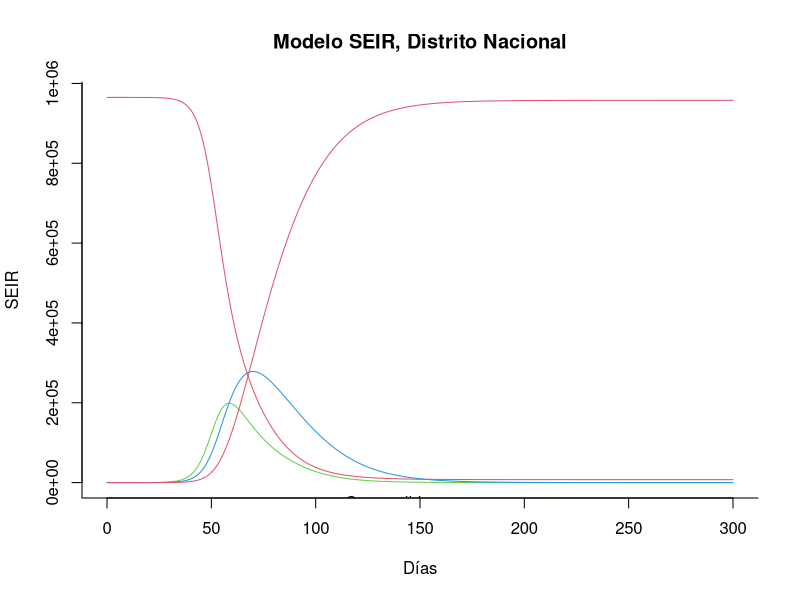
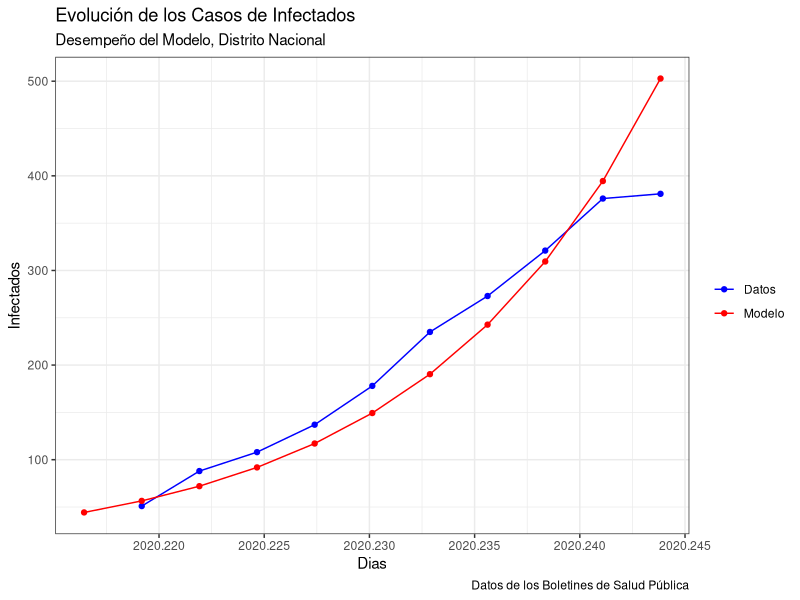
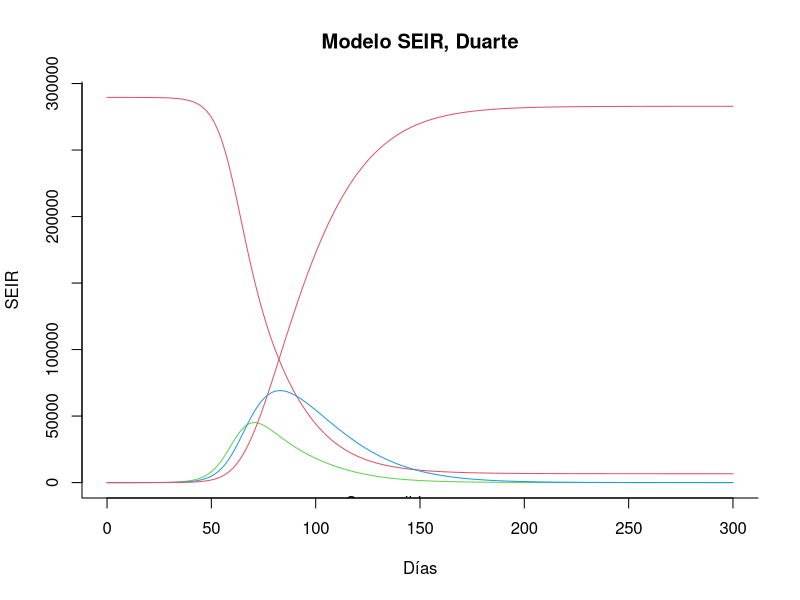
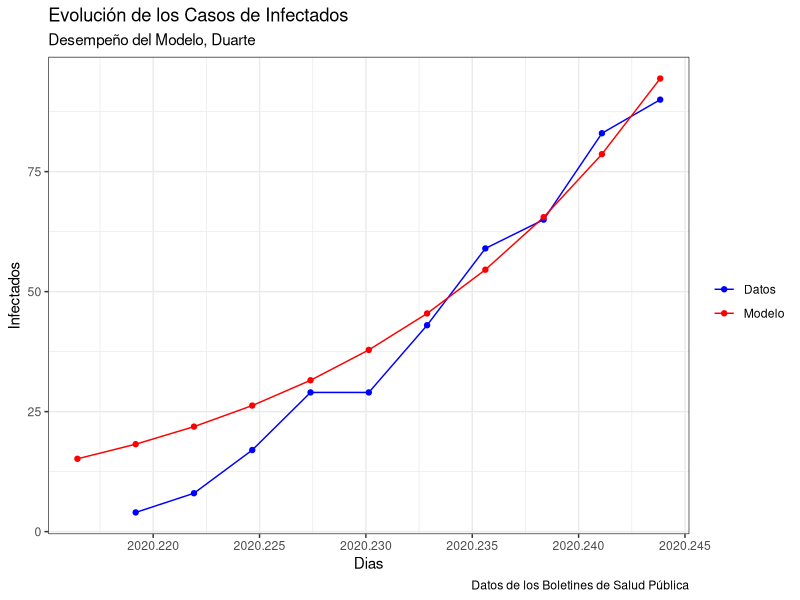
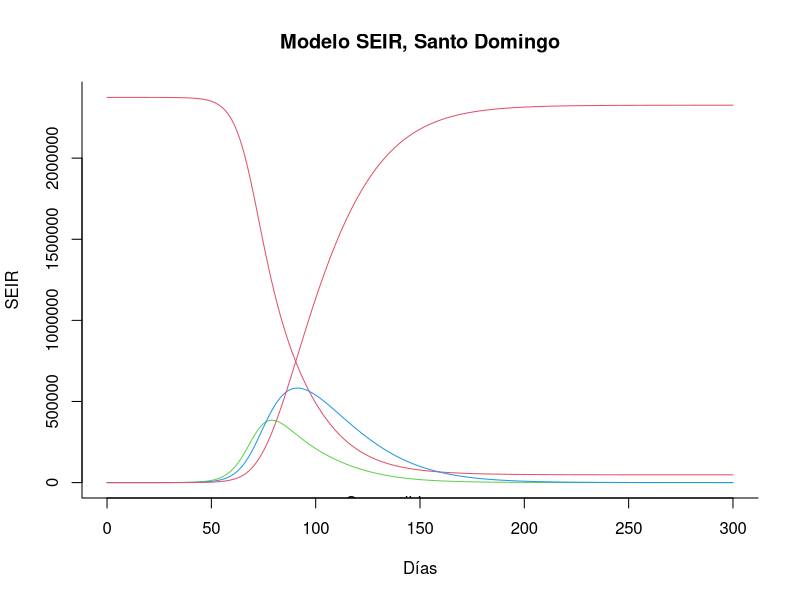
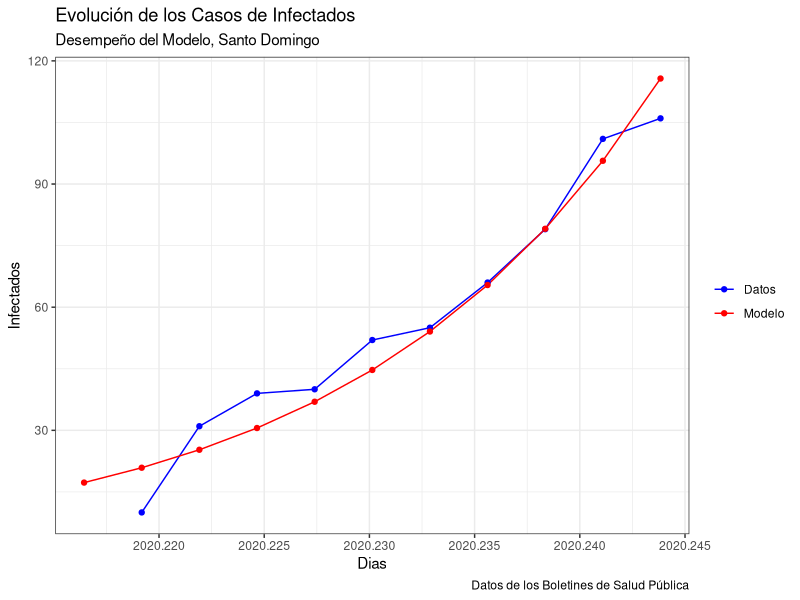
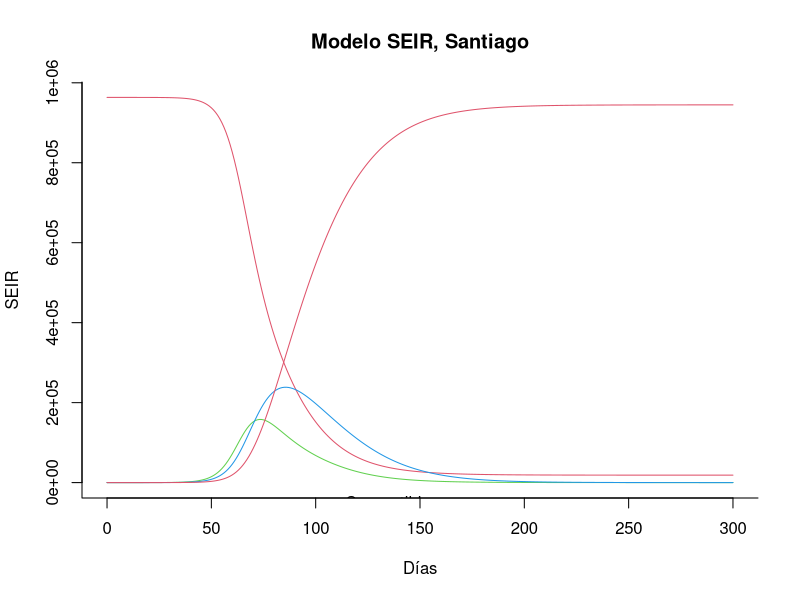
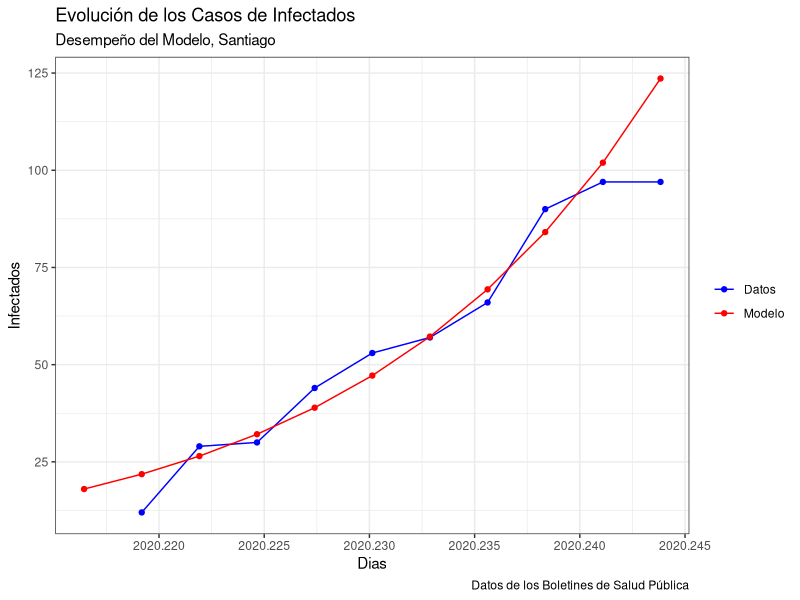

R code for these plots, in order:

########## Codigo: Modelo SEIR COVID19: Republica Dominicana, con Analisis de Politicas de Movibildad######
#########  Francisco A. Ramírez / Vicente Peña Peralta
#########  Universidad Autónoma de Santo Domingo
rm(list=ls())
#Librerias a utilizar
library(deSolve)
library(ggplot2)
library(tseries)
library(forecast)
library(readxl)

d    <- ts(read_excel("data_para_politicas.xlsx"),freq =365, start = c(2020,62))


#Modelo SEIR

modelo_seir = function (valores_iniciales, valores_estado, parametros)
{
  # creamos las variables de estados
  S_DN = valores_estado [1]        # susceptibles
  S_DU = valores_estado [2]
  S_SD = valores_estado [3]
  S_ST = valores_estado [4]
  S_RE = valores_estado [5]
  
  E_DN = valores_estado [6]
  E_DU = valores_estado [7]
  E_SD = valores_estado [8]
  E_ST = valores_estado [9]
  E_RE = valores_estado [10]
  
  I_DN = valores_estado [11]
  I_DU = valores_estado [12]
  I_SD = valores_estado [13]
  I_ST = valores_estado [14]
  I_RE = valores_estado [15]
  
  R_DN = valores_estado [16]        # recuperados
  R_DU = valores_estado [17]        # recuperados
  R_SD = valores_estado [18]        # recuperados
  R_ST = valores_estado [19]        # recuperados
  R_RE = valores_estado [20]        # recuperados
  
  S    = valores_estado [21]
  E    = valores_estado [22]
  I    = valores_estado [23]
  R    = valores_estado [24]
  
  with ( 
    as.list (parametros), 
    {
      b_dn = b0_dn*(1-a0_dn)*(1-0.05*I_DN)^k0_dn
      b_sd = b0_sd*(1-a0_sd)*(1-0.05*I_SD)^k0_sd
      b_du = b0_du*(1-a0_du)*(1-0.05*I_DU)^k0_du
      b_st = b0_st*(1-a0_st)*(1-0.05*I_ST)^k0_st
      b_re = b0_re*(1-a0_re)*(1-0.05*I_RE)^k0_re
      
      # derivadas parciales
      dS_DN = (-b_dn * S_DN * I_DN)
      dS_DU = (-b_du * S_DU * I_DU)
      dS_SD = (-b_sd * S_SD * I_SD)
      dS_ST = (-b_st * S_ST * I_ST)
      dS_RE = (-b_re * S_RE * I_RE)
      
      dE_DN = (b_dn * S_DN * I_DN) - (delta * E_DN)
      dE_DU = (b_du * S_DU * I_DU) - (delta * E_DU)
      dE_SD = (b_sd * S_SD * I_SD) - (delta * E_SD)
      dE_ST = (b_st * S_ST * I_ST) - (delta * E_ST)
      dE_RE = (b_re * S_RE * I_RE) - (delta * E_RE)
      
      dI_DN = (delta * E_DN) - (gamma * I_DN)
      dI_DU = (delta * E_DU) - (gamma * I_DU)
      dI_SD = (delta * E_SD) - (gamma * I_SD)
      dI_ST = (delta * E_ST) - (gamma * I_ST)
      dI_RE = (delta * E_RE) - (gamma * I_RE)
      
      dR_DN = (gamma * I_DN)
      dR_DU = (gamma * I_DU)
      dR_SD = (gamma * I_SD)
      dR_ST = (gamma * I_ST)
      dR_RE = (gamma * I_RE)
      
      dS = dS_DN + dS_DU + dS_SD + dS_ST + dS_RE
      dE = dE_DN + dE_DU + dE_SD + dE_ST + dE_RE
      dI = dI_DN + dI_DU + dI_SD + dI_ST + dI_RE
      dR = dR_DN + dR_DU + dR_SD + dR_ST + dR_RE
      
      # resultados 
      results = c (dS_DN, dS_DU, dS_SD, dS_ST, dS_RE,
                   dE_DN, dE_DU, dE_SD, dE_ST, dE_RE, 
                   dI_DN, dI_DU, dI_SD, dI_ST, dI_RE, 
                   dR_DN, dR_DU, dR_SD, dR_ST, dR_RE,
                   dS, dE, dI, dR)
      list (results)
    }
  )
}



#Parametros Calibrados Generales
period_laten <- 14            # periodo latente
period_incu  <- 7              # periodo incubacion del virus 
gamma_value  <- 1 / period_laten
delta_value  <- 1 / period_incu
tiempo_disc <- seq (0, 300, by=1)

a0_dn  <- 0
a0_du  <- 0
a0_sd  <- 0
a0_st  <- 0
a0_re  <- 0

b0_dn  <- 0.85 
b0_du  <- 0.58
b0_sd  <- 0.61
b0_st  <- 0.62
b0_re  <- 0.72
  
k0_dn  <- 100
k0_du  <- 100
k0_sd  <- 100
k0_st  <- 100
k0_re  <- 100

p <- c(a0_dn = a0_dn, a0_du = a0_du, a0_sd = a0_sd, a0_st = a0_st, a0_re = a0_re,
       b0_dn = b0_dn, b0_du = b0_du, b0_sd = b0_sd, b0_st = b0_st, b0_re = b0_re,
       k0_dn = k0_dn, k0_du = k0_du, k0_sd = k0_sd, k0_st = k0_st, k0_re = k0_re,
       gamma = gamma_value, delta = delta_value)
#Suceptibles
W_DN <- 965040
W_DU <- 289574
W_SD <- 2374370
W_ST <- 963422
W_RE <- 4852875
W    <- W_DN + W_DU + W_SD + W_ST + W_RE
#Expuestps
X_DN <- 0
X_DU <- 0
X_SD <- 0
X_ST <- 0
X_RE <- 0
X    <- X_DN + X_DU + X_SD + X_ST + X_RE 
#Infectados
Y_DN <- 1
Y_DU <- 1
Y_SD <- 1
Y_ST <- 1
Y_RE <- 1
Y    <- Y_DN + Y_DU + Y_SD + Y_ST + Y_RE
#Recuperados
Z_DN <- 0
Z_DU <- 0
Z_SD <- 0
Z_ST <- 0
Z_RE <- 0
Z   <- Z_DN + Z_DU + Z_SD + Z_ST +Z_RE
#Poblaciones
N_DN <- W_DN + X_DN + Y_DN + Z_DN
N_DU <- W_DU + X_DU + Y_DU + Z_DU
N_SD <- W_SD + X_SD + Y_SD + Z_SD
N_ST <- W_ST + X_ST + Y_ST + Z_ST
N_RE <- W_RE + X_RE + Y_RE + Z_RE 
N <- N_DN + N_DU + N_SD + N_ST + N_RE

valor_ini <- c(S_DN = W_DN/N_DN, S_DU = W_DU/N_DU, S_SD = W_SD/N_SD, S_ST = W_ST/N_ST, S_RE = W_RE/N_RE,
               E_DN = X_DN/N_DN, E_DU = X_DU/N_DU, E_SD = X_SD/N_SD, E_ST = X_ST/N_ST, E_RE = X_RE/N_RE,
               I_DN = Y_DN/N_DN, I_DU = Y_DU/N_DU, I_SD = Y_SD/N_SD, I_ST = Y_ST/N_ST, I_RE = Y_RE/N_RE,
               R_DN = Z_DN/N_DN, R_DU = Z_DU/N_DU, R_SD = Z_SD/N_SD, R_ST = Z_ST/N_ST, R_RE = Z_RE/N_RE, 
               S = W/N, E = X/N, I = Y/N, R = Z/N)

#valor_ini <- c(S_DN = W_DN/N, S_DU = W_DU/N, S_SD = W_SD/N, S_ST = W_ST/N, S_RE = W_RE/N,
#               E_DN = X_DN/N, E_DU = X_DU/N, E_SD = X_SD/N, E_ST = X_ST/N, E_RE = X_RE/N,
#               I_DN = Y_DN/N, I_DU = Y_DU/N, I_SD = Y_SD/N, I_ST = Y_ST/N, I_RE = Y_RE/N,
#               R_DN = Z_DN/N, R_DU = Z_DU/N, R_SD = Z_SD/N, R_ST = Z_ST/N, R_RE = Z_RE/N)


#Simulacion
o  <-  ode(valor_ini, tiempo_disc, modelo_seir, p)
o  <- as.data.frame(o)
o$time <- NULL
st  <- ts(o, freq = 365, start = c(2020,62))
         


#----------------
#Distrito Nacional
#----------------

matplot(x = tiempo_disc, y = st[,c(1,6,11,16)]*N_DN, type = "l",
        xlab = "Días", ylab = "SEIR", main = "Modelo SEIR, Distrito Nacional",
        lwd = 1, lty = 1, bty = "l", col = 2:4)
legend(100, 0.7, c("Susceptibles", "Expuestos", "Infectados", "Recuperados"), 
       pch = 1, col = 2:4, bty = "n", cex = 1)

#Ajuste de los Casos Publicados por Salud Publica
s_dn <- ts(st[1:29,11]*N_DN,freq = 365, start = c(2020,62))
d_dn <- d[,2]

data_dn <-  window(cbind(d_dn,s_dn),start=c(2020,80))

data_dn %>% autoplot(xlab = "Dias",
                     ylab = "Infectados")+
  ggtitle(label = "Evolución de los Casos de Infectados",
          subtitle = "Desempeño del Modelo, Distrito Nacional")+
  labs(caption = "Datos de los Boletines de Salud Pública")+
  scale_color_manual( name = element_blank(), label = c("Datos", "Modelo"), values = c("blue", "red"))+
  theme_bw()+
  geom_point()



#----------------
#Duarte
#----------------

matplot(x = tiempo_disc, y = st[,c(2,7,12,17)]*N_DU, type = "l",
        xlab = "Días", ylab = "SEIR", main = "Modelo SEIR, Duarte",
        lwd = 1, lty = 1, bty = "l", col = 2:4)
legend(100, 0.7, c("Susceptibles", "Expuestos", "Infectados", "Recuperados"), 
       pch = 1, col = 2:4, bty = "n", cex = 1)

#Ajuste de los Casos Publicados por Salud Publica
s_du <- ts(st[1:29,12]*N_DU,freq = 365, start = c(2020,62))
d_du <- d[,3]

data_du <-  window(cbind(d_du,s_du),start=c(2020,80))

data_du %>% autoplot(xlab = "Dias",
                     ylab = "Infectados")+
  ggtitle(label = "Evolución de los Casos de Infectados",
          subtitle = "Desempeño del Modelo, Duarte")+
  labs(caption = "Datos de los Boletines de Salud Pública")+
  scale_color_manual( name = element_blank(), label = c("Datos", "Modelo"), values = c("blue", "red"))+
  theme_bw()+
  geom_point()


#----------------
#Santo Domingo
#----------------

matplot(x = tiempo_disc, y = st[,c(3,8,13,18)]*N_SD, type = "l",
        xlab = "Días", ylab = "SEIR", main = "Modelo SEIR, Santo Domingo",
        lwd = 1, lty = 1, bty = "l", col = 2:4)
legend(100, 0.7, c("Susceptibles", "Expuestos", "Infectados", "Recuperados"), 
       pch = 1, col = 2:4, bty = "n", cex = 1)

#Ajuste de los Casos Publicados por Salud Publica
s_sd <- ts(st[1:29,13]*N_SD,freq = 365, start = c(2020,62))
d_sd <- d[,4]

data_sd <-  window(cbind(d_sd,s_sd),start=c(2020,80))

data_sd %>% autoplot(xlab = "Dias",
                     ylab = "Infectados")+
  ggtitle(label = "Evolución de los Casos de Infectados",
          subtitle = "Desempeño del Modelo, Santo Domingo")+
  labs(caption = "Datos de los Boletines de Salud Pública")+
  scale_color_manual( name = element_blank(), label = c("Datos", "Modelo"), values = c("blue", "red"))+
  theme_bw()+
  geom_point()


#----------------
#Santiago
#----------------

matplot(x = tiempo_disc, y = st[,c(4,9,14,19)]*N_ST, type = "l",
        xlab = "Días", ylab = "SEIR", main = "Modelo SEIR, Santiago",
        lwd = 1, lty = 1, bty = "l", col = 2:4)
legend(100, 0.7, c("Susceptibles", "Expuestos", "Infectados", "Recuperados"), 
       pch = 1, col = 2:4, bty = "n", cex = 1)

#Ajuste de los Casos Publicados por Salud Publica
s_st <- ts(st[1:29,14]*N_ST,freq = 365, start = c(2020,62))
d_st <- d[,5]

data_st <-  window(cbind(d_st,s_st),start=c(2020,80))

data_st %>% autoplot(xlab = "Dias",
                     ylab = "Infectados")+
  ggtitle(label = "Evolución de los Casos de Infectados",
          subtitle = "Desempeño del Modelo, Santiago")+
  labs(caption = "Datos de los Boletines de Salud Pública")+
  scale_color_manual( name = element_blank(), label = c("Datos", "Modelo"), values = c("blue", "red"))+
  theme_bw()+
  geom_point()


#Resto del Pais
#----------------

matplot(x = tiempo_disc, y = st[,c(5,10,15,20)]*N_RE, type = "l",
        xlab = "Días", ylab = "SEIR", main = "Modelo SEIR, Resto del País",
        lwd = 1, lty = 1, bty = "l", col = 2:4)
legend(100, 0.7, c("Susceptibles", "Expuestos", "Infectados", "Recuperados"), 
       pch = 1, col = 2:4, bty = "n", cex = 1)

#Ajuste de los Casos Publicados por Salud Publica
s_re <- ts(st[1:29,15]*N_RE,freq = 365, start = c(2020,62))
d_re <- d[,6]

data_re <-  window(cbind(d_re,s_re),start=c(2020,80))

data_re %>% autoplot(xlab = "Dias",
                     ylab = "Infectados")+
  ggtitle(label = "Evolución de los Casos de Infectados",
          subtitle = "Desempeño del Modelo, Resto del País")+
  labs(caption = "Datos de los Boletines de Salud Pública")+
  scale_color_manual( name = element_blank(), label = c("Datos", "Modelo"), values = c("blue", "red"))+
  theme_bw()+
  geom_point()

#Graficando
#--------------
#Pais
#-------------

#Ajuste de los Casos Publicados por Salud Publica
s <- s_dn+s_du+s_re+s_sd+s_st
d_ <- d[,1]

data_ <-  window(cbind(d_,s),start=c(2020,80))

data_ %>% autoplot(xlab = "Dias",
                   ylab = "Infectados")+
  ggtitle(label = "Evolución de los Casos de Infectados",
          subtitle = "Desempeño del Modelo")+
  labs(caption = "Datos de los Boletines de Salud Pública")+
  scale_color_manual( name = element_blank(), label = c("Datos", "Modelo"), values = c("blue", "red"))+
  theme_bw()+
  geom_point()



## Analisis de las politicas
#Suceptibles
W_DN <- 965040
W_DU <- 289574
W_SD <- 2374370
W_ST <- 963422
W_RE <- 4852875
W    <- W_DN + W_DU + W_SD + W_ST + W_RE
#Expuestps
X_DN <- 0
X_DU <- 0
X_SD <- 0
X_ST <- 0
X_RE <- 0
X    <- X_DN + X_DU + X_SD + X_ST + X_RE 
#Infectados
Y_DN <- 381
Y_DU <- 90
Y_SD <- 106
Y_ST <- 97
Y_RE <- 227
Y    <- Y_DN + Y_DU + Y_SD + Y_ST + Y_RE
#Recuperados
Z_DN <- 0
Z_DU <- 0
Z_SD <- 0
Z_ST <- 0
Z_RE <- 0
Z   <- Z_DN + Z_DU + Z_SD + Z_ST +Z_RE
#Poblaciones
N_DN <- W_DN + X_DN + Y_DN + Z_DN
N_DU <- W_DU + X_DU + Y_DU + Z_DU
N_SD <- W_SD + X_SD + Y_SD + Z_SD
N_ST <- W_ST + X_ST + Y_ST + Z_ST
N_RE <- W_RE + X_RE + Y_RE + Z_RE 
N <- N_DN + N_DU + N_SD + N_ST + N_RE

valor_ini <- c(S_DN = W_DN/N_DN, S_DU = W_DU/N_DU, S_SD = W_SD/N_SD, S_ST = W_ST/N_ST, S_RE = W_RE/N_RE,
               E_DN = X_DN/N_DN, E_DU = X_DU/N_DU, E_SD = X_SD/N_SD, E_ST = X_ST/N_ST, E_RE = X_RE/N_RE,
               I_DN = Y_DN/N_DN, I_DU = Y_DU/N_DU, I_SD = Y_SD/N_SD, I_ST = Y_ST/N_ST, I_RE = Y_RE/N_RE,
               R_DN = Z_DN/N_DN, R_DU = Z_DU/N_DU, R_SD = Z_SD/N_SD, R_ST = Z_ST/N_ST, R_RE = Z_RE/N_RE, 
               S = W/N, E = X/N, I = Y/N, R = Z/N)


### Escenario 1: Cuarentena total en DN y Duarte, y parcial resto del pais
a0_dn  <- 0.8
a0_du  <- 0.8
a0_sd  <- 0.4
a0_st  <- 0.4
a0_re  <- 0.4

p_e1 <- c(a0_dn = a0_dn, a0_du = a0_du, a0_sd = a0_sd, a0_st = a0_st, a0_re = a0_re,
       b0_dn = b0_dn, b0_du = b0_du, b0_sd = b0_sd, b0_st = b0_st, b0_re = b0_re,
       k0_dn = k0_dn, k0_du = k0_du, k0_sd = k0_sd, k0_st = k0_st, k0_re = k0_re,
       gamma = gamma_value, delta = delta_value)

oe1  <-  ode(valor_ini, tiempo_disc, modelo_seir, p_e1)
oe1  <- as.data.frame(oe1)
oe1$time <- NULL

st_e1  <- ts(oe1, freq = 365, start = c(2020,62))

s_dn_e1 <- ts(st_e1[1:15,11]*N_DN,freq = 365, start = c(2020,62))
s_du_e1 <- ts(st_e1[1:15,12]*N_DU,freq = 365, start = c(2020,62))
s_sd_e1 <- ts(st_e1[1:15,13]*N_SD,freq = 365, start = c(2020,62))
s_st_e1 <- ts(st_e1[1:15,14]*N_ST,freq = 365, start = c(2020,62))
s_re_e1 <- ts(st_e1[1:15,15]*N_RE,freq = 365, start = c(2020,62))
s_e1 <- s_dn_e1 + s_du_e1 + s_re_e1 + s_sd_e1 + s_st_e1



### Escenario 2: Cuarentena todo el pais

a0_dn  <- 0.8
a0_du  <- 0.8
a0_sd  <- 0.8
a0_st  <- 0.8
a0_re  <- 0.8

p_e2 <- c(a0_dn = a0_dn, a0_du = a0_du, a0_sd = a0_sd, a0_st = a0_st, a0_re = a0_re,
          b0_dn = b0_dn, b0_du = b0_du, b0_sd = b0_sd, b0_st = b0_st, b0_re = b0_re,
          k0_dn = k0_dn, k0_du = k0_du, k0_sd = k0_sd, k0_st = k0_st, k0_re = k0_re,
          gamma = gamma_value, delta = delta_value)

oe2  <-  ode(valor_ini, tiempo_disc, modelo_seir, p_e2)
oe2  <- as.data.frame(oe2)
oe2$time <- NULL
st_e2  <- ts(oe2, freq = 365, start = c(2020,62))

s_dn_e2 <- ts(st_e2[1:15,11]*N_DN,freq = 365, start = c(2020,62))
s_du_e2 <- ts(st_e2[1:15,12]*N_DU,freq = 365, start = c(2020,62))
s_sd_e2 <- ts(st_e2[1:15,13]*N_SD,freq = 365, start = c(2020,62))
s_st_e2 <- ts(st_e2[1:15,14]*N_ST,freq = 365, start = c(2020,62))
s_re_e2 <- ts(st_e2[1:15,15]*N_RE,freq = 365, start = c(2020,62))
s_e2 <- s_dn_e2 + s_du_e2 + s_re_e2 + s_sd_e2 + s_st_e2



### Graficando

data  <- ts(read_excel("datos_salud_publica.xlsx"),freq =365, start = c(2020,62))
startna <- ts(rep(NA,12), start = c(2020,62))
esc1 <- ts(c(d[18:29,1],s_e1[1:15]),freq = 365, start = c(2020,62))
esc2 <- ts(c(startna,s_e2[1:15]),freq = 365, start = c(2020,62))


autoplot(cbind(esc1,esc2),
         xlab = "Días desde la medida",
         ylab = "Infectados")+
  ggtitle(label = "Impacto de las Medidas de Movibilidad sobre Dinámica de los Infectados",
          subtitle = "Simulaciones Modelo SEIR")+
  geom_point(size =1)+
  #labs(caption = "Datos de los Boletines de Salud Pública")+
  scale_color_manual( name = "Medidas de Distanciamiento", label = c("Escenario 1", "Escenario 2"), 
                      values = c("black","red","green", "blue"))+
  theme_bw()+
  theme(legend.position = "top")
